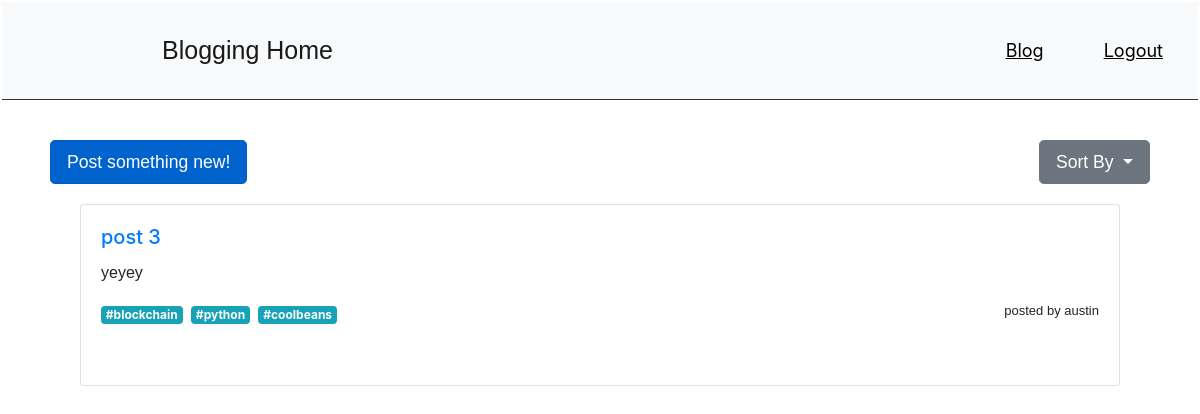
The app's page /positive/ (signed in) with its own data.
### accounts/models.py (models this page shows, shortened)
class Blog(models.Model):
    subject = models.CharField(max_length=200)
    description = models.TextField()
    date_posted = models.DateTimeField(default=timezone.now)
    author = models.ForeignKey(User, on_delete=models.CASCADE)
    slug = models.SlugField(unique=True, max_length=100)
    tags = TaggableManager()

### accounts/views.py (the view)
# urls.py: path('positive/',views.positive, name="positive"),
def positive(request):
    user = request.user
    context = {
        'blogs' : Blog.objects.filter(author=user).filter(comment__pos_neg='Positive').exclude(comment__pos_neg="Negative")
    }
    return render(request, 'accounts/positive.html', context)

### accounts/templates/accounts/positive.html (shortened to what this page needs)
{% load static %}
<!DOCTYPE html>
<html>
<head>
    <link rel="stylesheet" href="https://stackpath.bootstrapcdn.com/bootstrap/4.5.2/css/bootstrap.min.css">
    <link rel="stylesheet" href="{% static 'css/blog.css' %}" >
    <nav class="navbar navbar-light bg-light">
        <a class="navbar-brand">Blogging Home</a>
        <ul class="nav justify-content-center">
            <li class="nav-item">
              <a class="nav-link" href="{% url 'home' %}">Blog</a>
            </li>
            <li class="nav-item">
              <a class="nav-item nav-link" href="{% url 'logout' %}">Logout</a>
            </li>
        </ul>
    </nav>
</head>
        <body>
          <div class = "container">
            <a href="{% url 'blog-create' %}"  class="btn btn-primary btn-lg active" id="post" name="post" role="button" aria-pressed="true">Post something new!</a>
            <div class="dropdown">
              <button class="btn btn-secondary btn-lg dropdown-toggle" type="button" id="dropdownMenuButton" data-toggle="dropdown" aria-haspopup="true" aria-expanded="false">
                Sort By
              </button>
            </div>
            <div class="row">
            {% for blog in blogs %}
            <div class="card" id = "card">
              <div class="card-body">
                <h5 class="card-title subject" id="subject" name="subject"><a href="{% url 'blog-detail' blog.id %}">{{blog.subject}}</a></h5>
                <p class="card-text description" id="description" name="description">{{blog.description}}</p>
                {% for tag in blog.tags.all %}
                <a href="" class="mr-1 badge badge-info">#{{ tag }}</a>
                {% endfor %}
                <p class="card-text postBy" id="postBy" name="postBy">posted by {{blog.author}}</p>
              </div>
            </div>
            {%endfor%}
          </div>
        </body>
</html>

### accounts/static/css/blog.css (style rules this page uses)
body { background-color: white; margin: 2px; }
.container { padding: 20px; }
.row { display: block; align-items: center; justify-content: center; }
div p { text-align:left; font-family: Arial, Helvetica, sans-serif; }
button { font-family: 'Times New Roman'; display: inline-block; }
.navbar-brand { font-family: Arial, Helvetica, sans-serif; text-align: center; font-size: 25px; }
.navbar { padding: 5px; padding-left: 10rem; border-bottom: 1px solid #333333 }
.nav-link { font-size: large; color: black; padding: 30px; text-decoration: underline; }
.card { margin: 0 auto; float: center; margin-bottom: 10px; width: 65rem; height: auto; margin-bottom: 40px; }
.card-body { display: block; height: auto; margin-bottom: 40px; padding-bottom: 20px; }
.card-text.description { text-align: left; }
.card-text.postBy { font-size: small; text-align: left; display: inline-block; float:right }
.btn { margin-top:20px; margin-bottom:20px; font-family: 'Gill Sans', 'Gill Sans MT', Calibri, 'Trebuchet MS', sans-serif; font-size: 1.1rem; }
.btn.btn-secondary.dropdown-toggle { float: right; margin-top:20px; margin-bottom:20px; font-family: 'Gill Sans', 'Gill Sans MT', Calibri, 'Trebuchet MS', sans-serif; font-size: 1.1rem; }
.dropdown { display: inline; }

### records on screen
Blog: subject "post 3", description "yeyey", author "austin"
Tag: name "blockchain"
Tag: name "python"
Tag: name "coolbeans"
